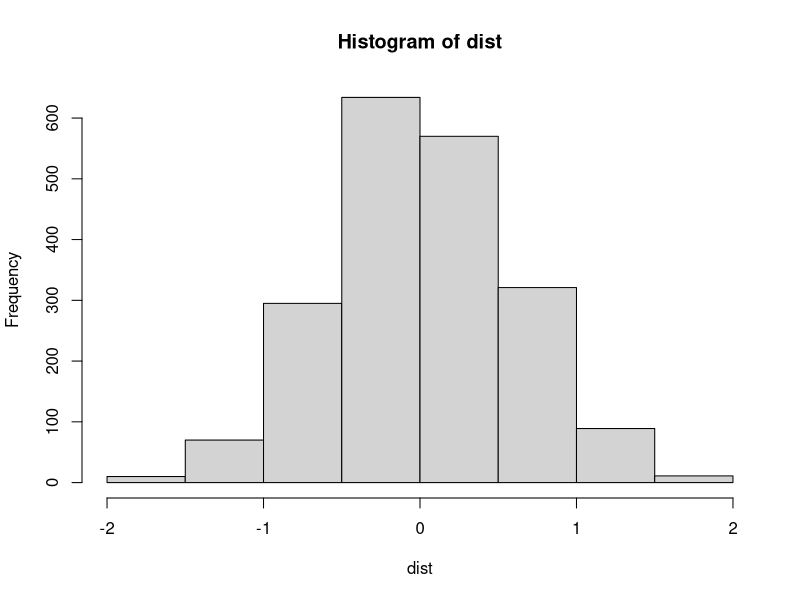
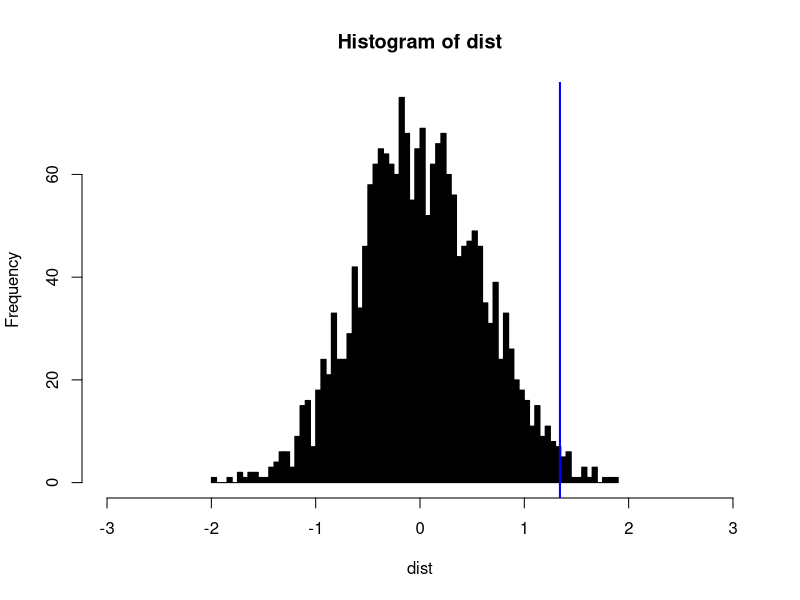

These charts were generated, in order, by the following R code:
#a permutation test to compare two group means
set.seed(1)
n <- 100

#Original Data
tr <- rbinom(n, 1, 0.5) #assigns treatment. assignment ~ bernouilli p
#data created with treatment assignment, random noise
y <- 1 + tr + rnorm(n, 0, 3) #data created with treatment assignment, random noise
#Take means of two groups for original data
by(y, tr, mean)
#Find difference in means
diff(by(y, tr, mean))

#Take a single permutation (NO REPLACEMENT)
s <- sample(tr, length(tr), FALSE) #sample from treatment group
diff(by(y, s, mean))

#use replicate to do this many times
numreps = 2000
dist <- replicate(numreps, diff(by(y, sample(tr, length(tr), FALSE), mean)))
hist(dist)

hist(dist, xlim = c(-3, 3), col = "black", breaks = 100)
#add line for original difference
abline(v = diff(by(y, tr, mean)), col = "blue", lwd = 2)
# one-tailed test
sum(dist > diff(by(y, tr, mean)))/numreps  
# two-tailed test (using absolute value of the difference)
sum(abs(dist) > abs(diff(by(y, tr, mean))))/2000
